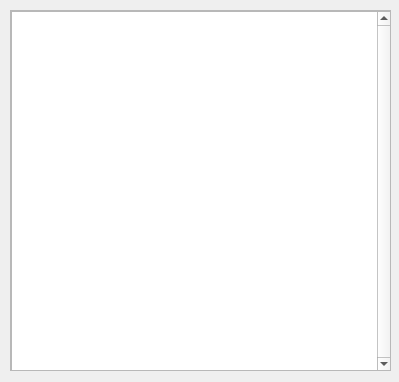
<?xml version="1.0" encoding="UTF-8"?>
<ui version="4.0">
 <class>DialogLog</class>
 <widget class="QDialog" name="DialogLog">
  <property name="geometry">
   <rect>
    <x>0</x>
    <y>0</y>
    <width>399</width>
    <height>382</height>
   </rect>
  </property>
  <property name="windowTitle">
   <string>Log</string>
  </property>
  <widget class="QScrollArea" name="scrollArea">
   <property name="geometry">
    <rect>
     <x>10</x>
     <y>10</y>
     <width>381</width>
     <height>361</height>
    </rect>
   </property>
   <property name="widgetResizable">
    <bool>true</bool>
   </property>
   <widget class="QWidget" name="scrollAreaWidgetContents">
    <property name="geometry">
     <rect>
      <x>0</x>
      <y>0</y>
      <width>379</width>
      <height>359</height>
     </rect>
    </property>
    <widget class="QPlainTextEdit" name="etLog">
     <property name="geometry">
      <rect>
       <x>0</x>
       <y>0</y>
       <width>381</width>
       <height>361</height>
      </rect>
     </property>
     <property name="font">
      <font>
       <weight>50</weight>
       <bold>false</bold>
      </font>
     </property>
     <property name="toolTip">
      <string notr="true"/>
     </property>
     <property name="statusTip">
      <string notr="true"/>
     </property>
     <property name="whatsThis">
      <string notr="true"/>
     </property>
     <property name="accessibleName">
      <string notr="true"/>
     </property>
     <property name="accessibleDescription">
      <string notr="true"/>
     </property>
     <property name="autoFillBackground">
      <bool>false</bool>
     </property>
     <property name="verticalScrollBarPolicy">
      <enum>Qt::ScrollBarAlwaysOn</enum>
     </property>
     <property name="documentTitle">
      <string/>
     </property>
     <property name="plainText">
      <string/>
     </property>
    </widget>
   </widget>
  </widget>
 </widget>
 <resources/>
 <connections/>
</ui>
